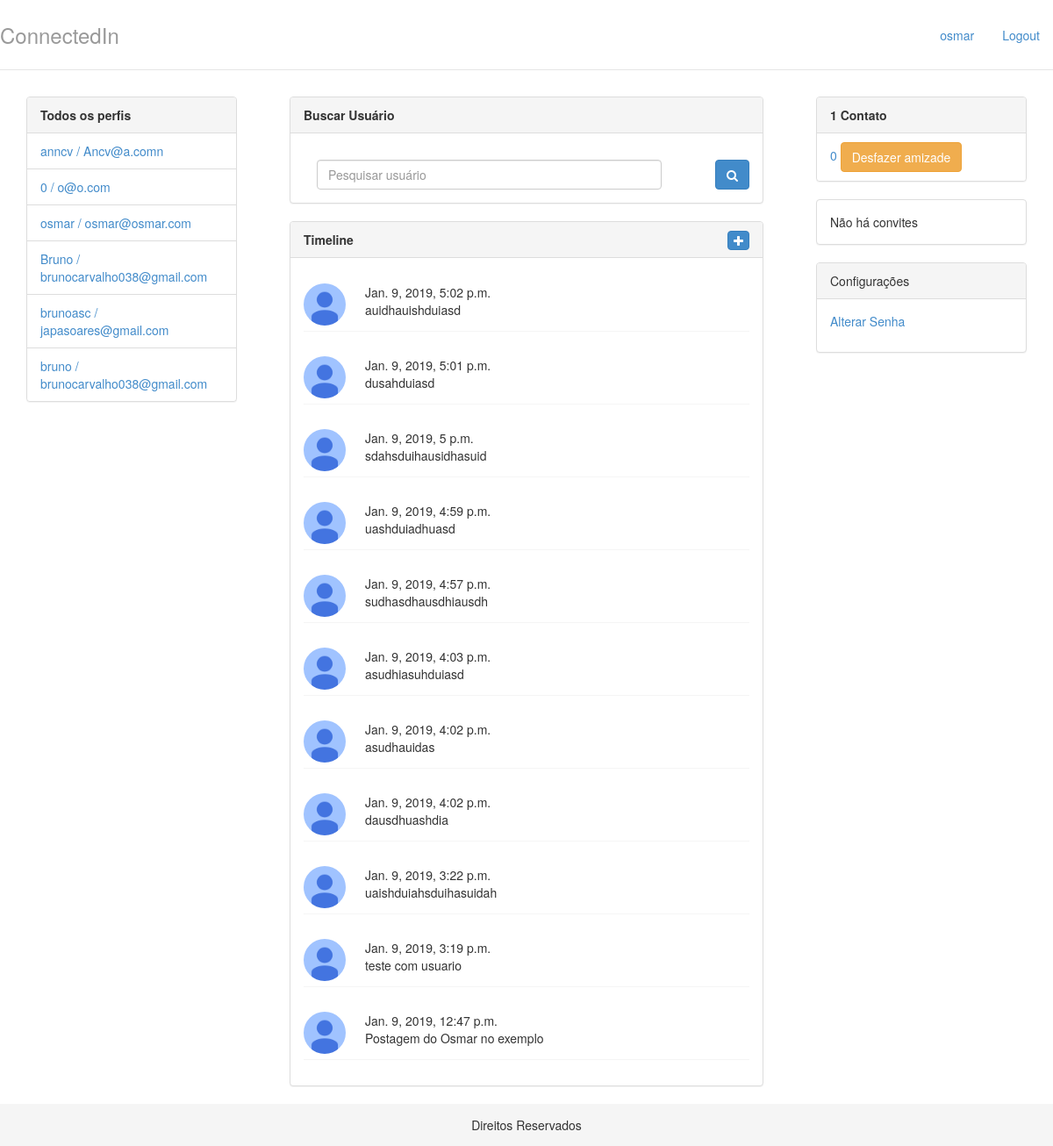
Before: / (signed in) with the older database file.
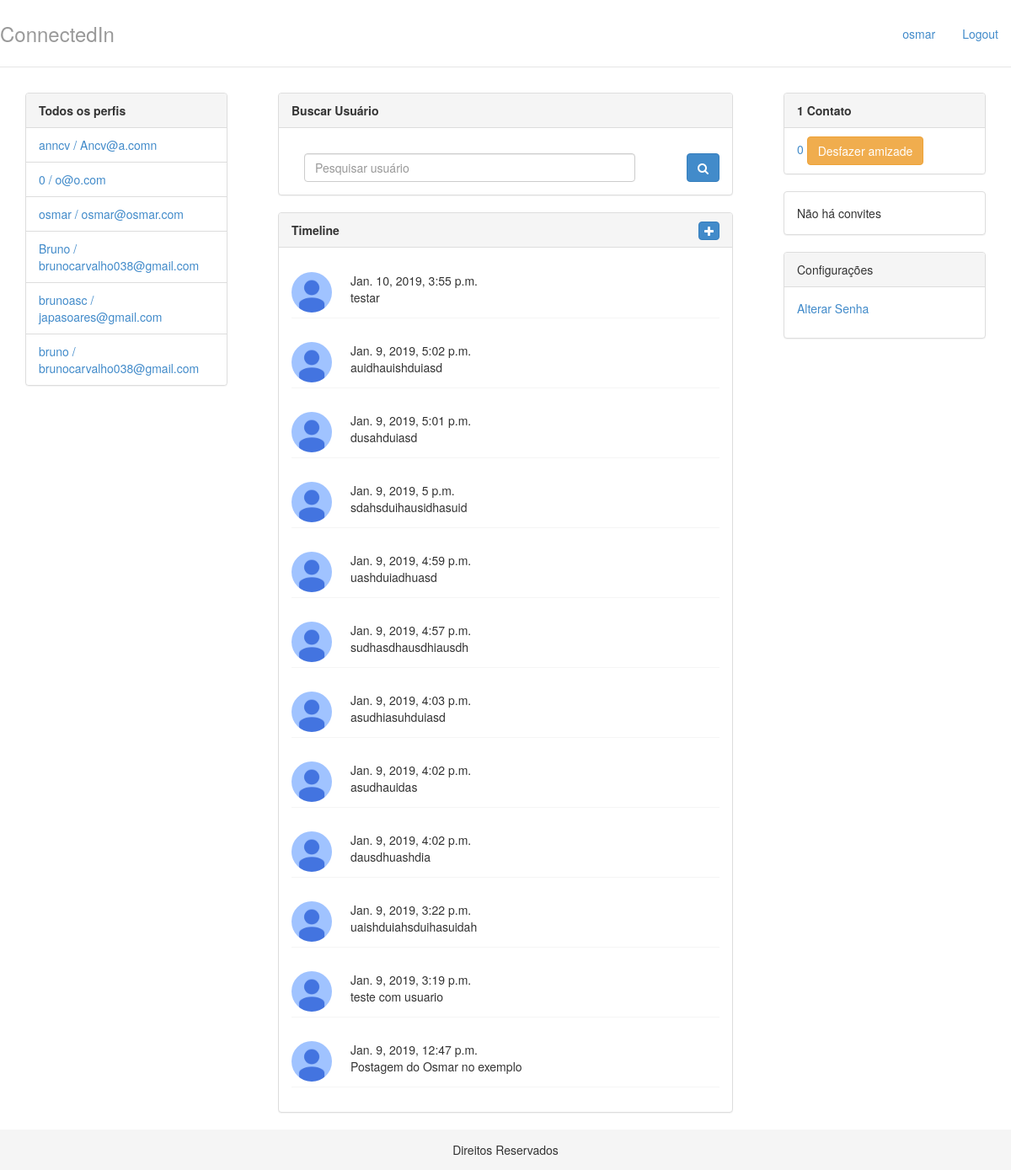
After: the same page with the newer database file.
### perfis/models.py (models this page shows, shortened)
class Perfil(models.Model):
    nome = models.CharField(max_length=255, null=False)
    telefone = models.CharField(max_length=20, null= False)
    nome_empresa = models.CharField(max_length=255, null=False)
    contatos = models.ManyToManyField('Perfil')
    usuario = models.OneToOneField(User, related_name="perfil", on_delete=models.CASCADE)
    def __str__(self):
        return self.nome
    @property
    def email(self):
        return self.usuario.email

### timeline/models.py (models this page shows, shortened)
class Post(models.Model):
    author = models.ForeignKey('auth.User', null=False, on_delete=models.CASCADE)
    title = models.CharField(max_length=200, null=False)
    text = models.TextField(null=False)
    created_date = models.DateTimeField(
            default=timezone.now)
    published_date = models.DateTimeField(
            blank=True, null=True)

### perfis/views.py (the view)
# urls.py: path('', views.index, name='index'),
@login_required
def index(request):
	posts = Post.objects.all().order_by('-created_date')
	return render(request, 'index.html',{'perfis' : Perfil.objects.all(),
										 'perfil_logado' : get_perfil_logado(request),
										 'posts': posts})

### perfis/views.py (called while the page is built)
def get_perfil_logado(request):
	return Perfil.objects.get(usuario=request.user)

### perfis/templates/index.html (shortened to what the changed rows need)
{% extends 'base.html' %}
{% load staticfiles %}
{% block body %}
    <aside class="col-md-3">
        <div class="col-lg-12">
        <div class="panel panel-default">
            {% if perfis %}
            <ul class="list-group">
                {% for perfil in perfis %}
                    <li class="list-group-item">
                        <a href = "{% url 'exibir' perfil.id %}">	{{ perfil.nome }} / {{ perfil.email }}
                        </a>
                    </li>
                {% endfor %}
            {% else %}
                <p>Não há perfis cadastrados</p>
            {% endif %}
            </ul>
        </div>
    </div>
    </aside>
    <div class="col-md-6">
        <div class="col-lg-12">
            <div class="panel panel-default">
                <div class="panel-body">
                    {% for post in posts %}
                    <div class="post">
                        <img class="avatar js-action-profile-avatar" src="{% static 'img/photo.jpg' %}" alt="">
                            <div class="content" style="margin-left:5em">
                                <div class="info_perfil">
                                    <span>{{ post.created_date}}</span>
                                </div>
                                <div class="info_post">
                                    <span>{{post.text}}</span>
                                </div>
                            </div>
                    </div>
                    {% endfor %}
                </div>
            </div>
    </div></div>
    <aside class="col-md-3">
        <div class="col-lg-12">
        <div class="panel panel-default">
            {% with total=perfil_logado.contatos.count %}
                {% if total %}
                    <ul class="list-group">
                        {% for perfil in perfil_logado.contatos.all %}
                            <li class = "list-group-item">
                                <a href = "{% url 'exibir' perfil.id %}">
                                    {{ perfil }}
                                </a>
                                <a class="btn btn-warning" href = "{% url 'desfazer' perfil.id %}">Desfazer amizade</a>
                            </li>
                        {% endfor %}
                    </ul>
                {% else %}
                    <div class="panel-body">
                        Não há contatos :(
                    </div>
                {% endif %}
            {% endwith %}
        </div>
    </div>
    </aside>
{% endblock %}

### perfis/templates/base.html (shortened to what this page needs)
{% load staticfiles %}
<!DOCTYPE html>
<html lang = "pt-br">
	<head>
		<link rel="stylesheet"
			 href="{% static 'styles/bootstrap.css' %}">
		<link rel="stylesheet"
			 href="{% static 'styles/main.css' %}">
        <link rel="stylesheet"
			 href="{% static 'styles/font-awesome.min.css' %}">
	</head>
	<body>
	<div class = "header">
		<ul class = "nav nav-pills pull-right">
			<li><a href = "{% url 'index' %}">{{ perfil_logado.nome }}</a></li>
			<li><a href = "/logout/">Logout</a></li>
		</ul>
		<h3 class = "text-muted">ConnectedIn</h3>
	</div>
	<div class="col-lg-12 col-md-12 col-sm-12">
        <div class="row">
            {% block body%}
            {% endblock %}
        </div>
    </div>
    <footer style="background-color: #f5f5f5; padding:1em; color:#333">
        <p class="text-center" style="margin:0">Direitos Reservados</p>
    </footer>
	</body>
</html>

Changed rows visible on the page:
added Post: created_date "Jan. 10, 2019, 3:55 p.m.", text "testar"
